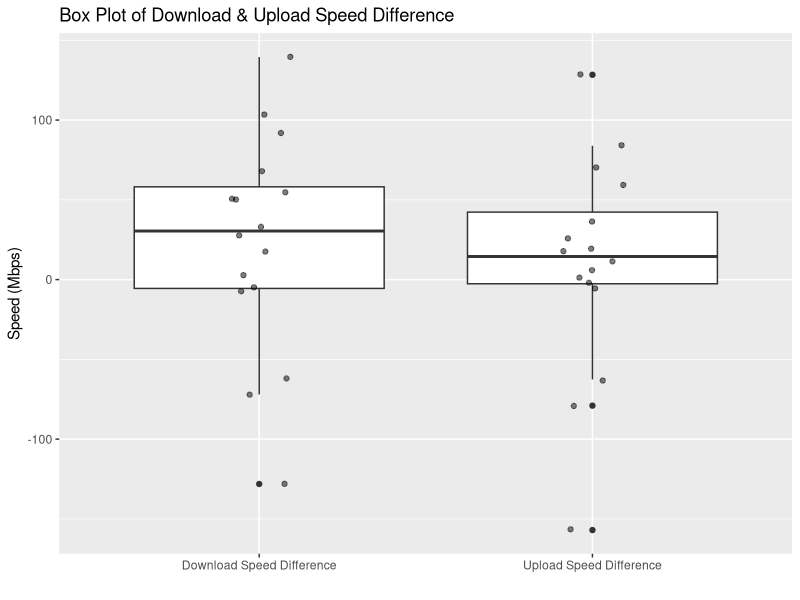
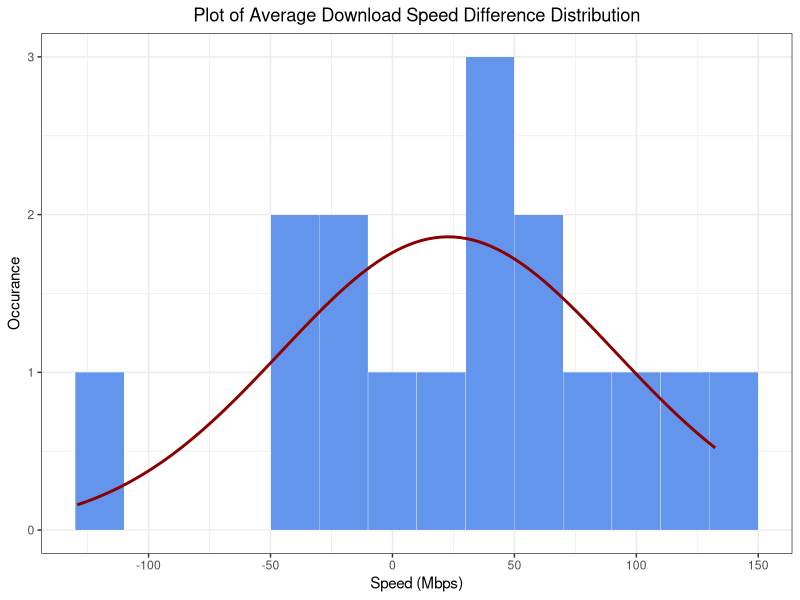
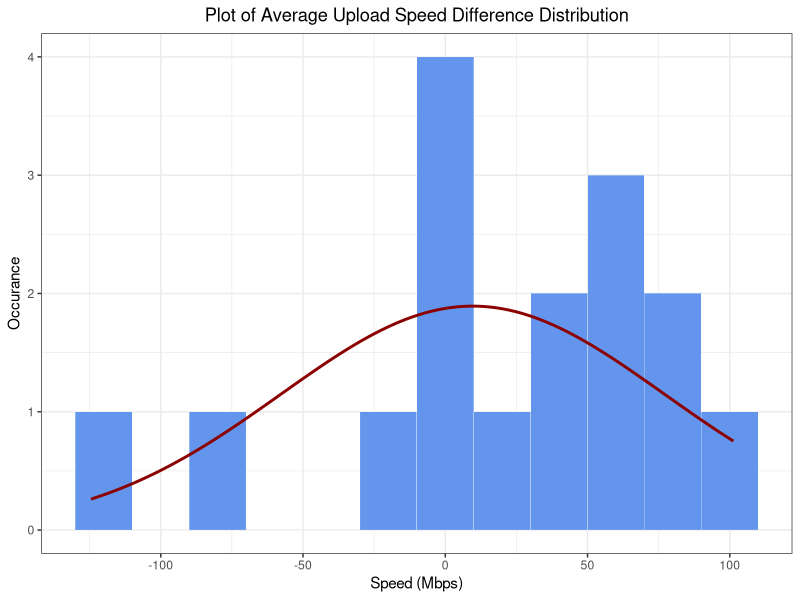

Write R code to recreate these figures, in order.
## ---- chunk 1
# if not installed use: install.packages("package_name")
suppressWarnings(library(readxl))
suppressWarnings(library(psych))
suppressPackageStartupMessages(library(ggplot2))
## ---- chunk 2
# TODO: change the Actual Time format with just hours and min
hanson_data= read_excel("datasheet.xlsx", sheet="Hanson")
oldmain_data= read_excel("datasheet.xlsx", sheet="Old Main")
## ---- chunk 3
suppressWarnings(library(knitr))
kable(hanson_data[,c(2,4,5,6)], caption = "Data taken in Hanson Hall of Science")
kable(oldmain_data[,c(2,4,5,6)], caption = "Data taken in Old Main Hall")
## ---- chunk 4
result <-
  data.frame(
    download_diff = hanson_data$`Download Speed (Mbps)` - oldmain_data$`Download Speed (Mbps)`,
    upload_diff = hanson_data$`Upload Speed (Mbps)` - oldmain_data$`Upload Speed (Mbps)`
  )

kable(result, caption="The differece between download and upload speeds for each building")
## ---- chunk 5
# Hanson stats
h_download_mean = mean(hanson_data$`Download Speed (Mbps)`)
h_upload_mean = mean(hanson_data$`Upload Speed (Mbps)`)
h_download_sd = sd(hanson_data$`Download Speed (Mbps)`)
h_upload_sd = sd(hanson_data$`Upload Speed (Mbps)`)
# Old Main stats
o_download_mean = mean(oldmain_data$`Download Speed (Mbps)`)
o_upload_mean = mean(oldmain_data$`Upload Speed (Mbps)`)
o_download_sd = sd(oldmain_data$`Download Speed (Mbps)`)
o_upload_sd = sd(oldmain_data$`Upload Speed (Mbps)`)
# Difference download speed between building stats 
download_sd = sd(result$download_diff)
download_mean = mean(result$download_diff)
# Difference upload speed between building stats 
upload_sd = sd(result$upload_diff)
upload_mean = mean(result$upload_diff)

download_stats <- data.frame(
  mean_stats=c(h_download_mean, o_download_mean, download_mean),
  sd_stats=c(h_download_sd, o_download_sd, download_sd),
  row.names=c("Hanson", "Old Main", "Difference")
)
upload_stats <- data.frame(
  mean_stats=c(h_upload_mean, o_upload_mean, upload_mean),
  sd_stats=c(h_upload_sd, o_upload_sd, upload_sd),
  row.names=c("Hanson", "Old Main", "Difference")
)
sum_stats <- data.frame(download_stats, upload_stats)
colnames(sum_stats) <- c("Download Mean (Mbps)", "Download Standard Deviation", "Upload Mean (Mbps)", "Upload Standard Deviation")
kable(sum_stats)
## ---- chunk 6
box_plt <- ggplot(result)
box_plt + geom_boxplot(aes(x="Download Speed Difference", y=download_diff)) + geom_boxplot(aes(x="Upload Speed Difference", y=upload_diff)) + geom_point(aes(x = "Download Speed Difference", y = download_diff), position = position_jitter(width = 0.1), alpha = 0.5) + geom_point(aes(x = "Upload Speed Difference", y = upload_diff),position = position_jitter(width = 0.1), alpha = 0.5) + labs(title = "Box Plot of Download & Upload Speed Difference", x = "", y = "Speed (Mbps)")
## ---- chunk 7
summary(result$download_diff)
summary(result$upload_diff)
## ---- chunk 8
download_sd <- sd(result$download_diff)
download_mean <- mean(result$download_diff)

upload_sd <- sd(result$upload_diff)
upload_mean <- mean(result$upload_diff)

library(ggplot2)

plot_dist_hist <- function(n, mean, sd, binwidth) {
  df <- data.frame(x = rnorm(n, mean, sd))
  ggplot(df, aes(
    x = x,
    mean = mean,
    sd = sd,
    binwidth = binwidth,
    n = n
  )) +
    theme_bw() +
    geom_histogram(
      binwidth = binwidth,
      colour = "white",
      fill = "cornflowerblue",
      linewidth = 0.1
    ) +
    stat_function(
      fun = function(x)
        dnorm(x, mean = mean, sd = sd) * n * binwidth,
      color = "darkred",
      linewidth = 1
    ) + 
    theme(plot.title = element_text(hjust = 0.5)) 
}
n = nrow(result)
binwidth = 20
set.seed(1)
## ---- chunk 9
download_t.value = download_mean/(sqrt((h_download_sd^2/n)+(o_download_sd^2/n)))
download_p_val = 2*(1 - pt(download_t.value, n-1))
print(download_p_val)
## ---- chunk 10
upload_t.value = upload_mean/(sqrt((h_upload_sd^2/n)+(o_upload_sd^2/n)))
upload_p_val = 2*(1 - pt(upload_t.value,n-1))
print(upload_p_val)
## ---- chunk 11
h_download_t.score = qt(p=0.025, df= n-1)
h_download_se = h_download_sd/sqrt(n)
h_download_margin.error <- h_download_t.score * h_download_se
h_download_lower.bound <- h_download_mean - h_download_margin.error
h_download_upper.bound <- h_download_mean + h_download_margin.error

if (h_download_upper.bound < h_download_lower.bound)
{
  print(c(h_download_upper.bound,h_download_lower.bound))
}else {
  print(c(h_download_lower.bound,h_download_upper.bound))
}
## ---- chunk 12
o_download_t.score = qt(p=0.025, df=n-1)
o_download_se = o_download_sd/sqrt(n)
o_download_margin.error <- o_download_t.score * o_download_se
o_download_lower.bound <- o_download_mean - o_download_margin.error
o_download_upper.bound <- o_download_mean + o_download_margin.error
if (o_download_upper.bound < o_download_lower.bound)
{
  print(c(o_download_upper.bound,o_download_lower.bound))
}else {
  print(c(o_download_lower.bound,o_download_upper.bound))
}
## ---- chunk 13
download_t.score = qt(p=0.025, df=n-1)

download_margin.error <- download_t.score * sqrt((h_download_sd^2/n)+(o_download_sd^2/n))
download_lower.bound <- download_mean - download_margin.error
download_upper.bound <- download_mean + download_margin.error
if (download_upper.bound < download_lower.bound)
{
  print(c(download_upper.bound,download_lower.bound))
}else {
  print(c(download_lower.bound,download_upper.bound))
}
## ---- chunk 14
plot_dist_hist(n, download_mean, download_sd, binwidth) + labs(title = "Plot of Average Download Speed Difference Distribution", x = "Speed (Mbps)", y = "Occurance")
plot_dist_hist(n, upload_mean, upload_sd, binwidth) + labs(title = "Plot of Average Upload Speed Difference Distribution",x ="Speed (Mbps)", y = "Occurance")
